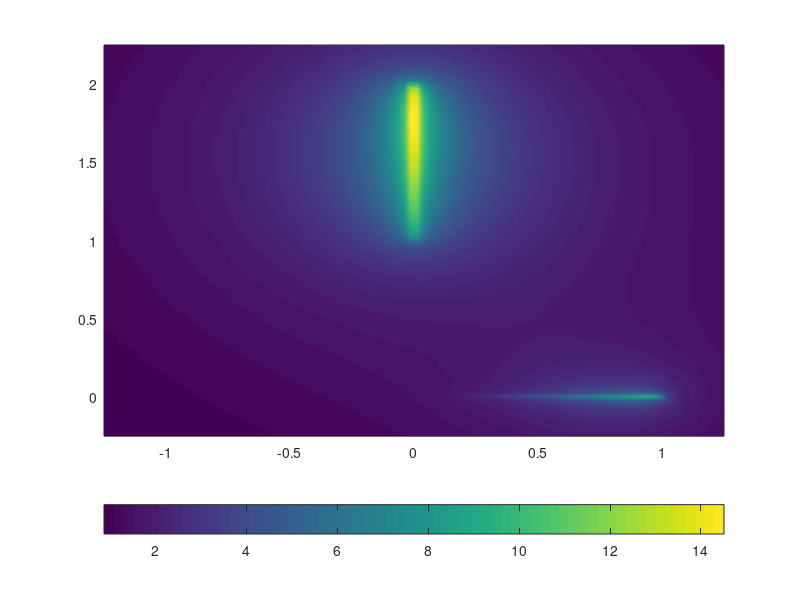
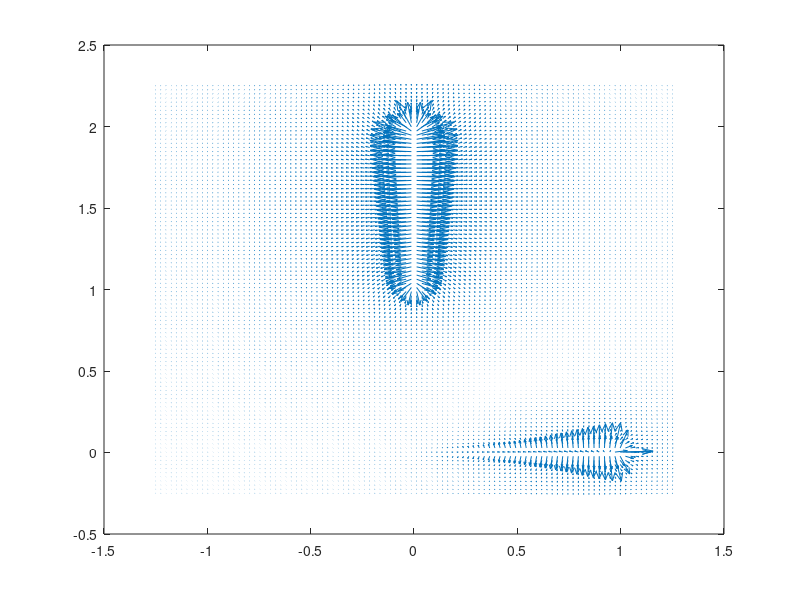

These charts were generated, in order, by the following MATLAB code:
%{
The function "HorizontalLinePotential" finds the potential V on the xy-axes due to a
linear charge density L(x) that is parallel to the x-axis. The left end of the rod is at
the point (xa,y0) and the right end of the rod is at the point (xb,y0).
The variables x and y are arrays that form the r vector in E&M - specifically, this function
finds the potential V at the points x and y, or V(x,y). You can choose the points over which to
find the potential: the x-axis goes from x1 to x2, and the y-axis goes from y1 to y2.

The function "VerticalLinePotential" finds the potential V on the xy-axes due to a
linear charge density L(x) that is parallel to the y-axis. The lower end of the rod is at
the point (x0,ya) and the higher end of the rod is at the point (x0,yb).
The variables x and y are arrays that form the r vector in E&M - specifically, this function
finds the potential V at the points x and y, or V(x,y). You can choose the points over which to
find the potential: the x-axis goes from x1 to x2, and the y-axis goes from y1 to y2.

The function "TotalPotential" combines both of these in order to complete the assignment.

Below, we define the parameters for the function. The function will plot a 2D histogram of the potential.
%}

% Linear charge density
Lx = @(x) x.^2 ;
Ly = @(y) y ;

% Number of data points
N = 100 ;

% Physical dimenstions of the rods
% Horizontal rod
xa = 0 ;                % Left end of rod
xb = 1 ;               % Right end of rod
y0 = 0 ;              % Displacement of rod from x-axis

% Vertical rod
ya = 1 ;                % Lower end of rod
yb = 2 ;                % Higher end of rod
x0 = 0 ;                % Displacement of rod from y-axis

% Form the r vector, or the sampling space
x1 = -1.25 ;
x2 = 1.25  ;
y1 = -0.25 ;
y2 = 2.25  ;

x = linspace(x1,x2,N) ;
y = linspace(y1,y2,N) ;

Vx = zeros(N,N) ;          % Potential is 2D array with N columns, N rows
for j = 1:N                % Sum over y values 
    for i = 1:N            % Sum over x values
        integrand = @(xp) xp.^2./sqrt((x(i) - xp).^2 + (y(j) - y0).^2) ;
        Vx(i,j) = integral(integrand,xa,xb) ;
    end
end

Vy = zeros(N,N) ;          % Potential is 2D array with N columns, N rows
for j = 1:N                % Sum over y values 
    for i = 1:N            % Sum over x values
        integrand = @(yp) yp./sqrt((x(i) - x0).^2 + (y(j) - yp).^2) ;
        Vy(i,j) = integral(integrand,ya,yb) ;
    end
end

% Total Potential
V = Vx + Vy ;

figure(1)
contourf(x,y,V.');        % Plot a 2D color map
pcolor(x,y,V.');          % Removes solid contours, adds grid
hold on;
shading interp;           % Removes grid
colorbar('southoutside')  % Adds horizontal color bar on bottom of contour

% Now find the electric field, E = - (dV/dx, dV/dy, dV/dz)
[Ex,Ey] = gradient(-V.',1/N,1/N) ;

figure(2)
quiver(x,y,Ex,Ey,5)
